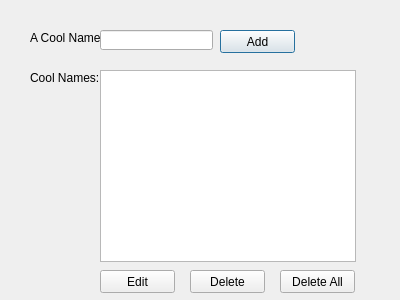
<?xml version="1.0" encoding="UTF-8"?>
<ui version="4.0">
 <class>Dialog</class>
 <widget class="QDialog" name="Dialog">
  <property name="geometry">
   <rect>
    <x>0</x>
    <y>0</y>
    <width>400</width>
    <height>300</height>
   </rect>
  </property>
  <property name="windowTitle">
   <string>Dialog</string>
  </property>
  <widget class="QLabel" name="label">
   <property name="geometry">
    <rect>
     <x>30</x>
     <y>30</y>
     <width>81</width>
     <height>16</height>
    </rect>
   </property>
   <property name="text">
    <string>A Cool Name:</string>
   </property>
  </widget>
  <widget class="QLineEdit" name="lineEditName">
   <property name="geometry">
    <rect>
     <x>100</x>
     <y>30</y>
     <width>113</width>
     <height>20</height>
    </rect>
   </property>
  </widget>
  <widget class="QPushButton" name="pushButtonAdd">
   <property name="geometry">
    <rect>
     <x>220</x>
     <y>30</y>
     <width>75</width>
     <height>23</height>
    </rect>
   </property>
   <property name="text">
    <string>Add</string>
   </property>
  </widget>
  <widget class="QLabel" name="label_2">
   <property name="geometry">
    <rect>
     <x>30</x>
     <y>70</y>
     <width>71</width>
     <height>16</height>
    </rect>
   </property>
   <property name="text">
    <string>Cool Names:</string>
   </property>
  </widget>
  <widget class="QListWidget" name="listWidgetNames">
   <property name="geometry">
    <rect>
     <x>100</x>
     <y>70</y>
     <width>256</width>
     <height>192</height>
    </rect>
   </property>
  </widget>
  <widget class="QPushButton" name="pushButtonEdit">
   <property name="geometry">
    <rect>
     <x>100</x>
     <y>270</y>
     <width>75</width>
     <height>23</height>
    </rect>
   </property>
   <property name="text">
    <string>Edit</string>
   </property>
  </widget>
  <widget class="QPushButton" name="pushButtonDelete">
   <property name="geometry">
    <rect>
     <x>190</x>
     <y>270</y>
     <width>75</width>
     <height>23</height>
    </rect>
   </property>
   <property name="text">
    <string>Delete</string>
   </property>
  </widget>
  <widget class="QPushButton" name="pushButtonDeleteAll">
   <property name="geometry">
    <rect>
     <x>280</x>
     <y>270</y>
     <width>75</width>
     <height>23</height>
    </rect>
   </property>
   <property name="text">
    <string>Delete All</string>
   </property>
  </widget>
 </widget>
 <resources/>
 <connections/>
</ui>
